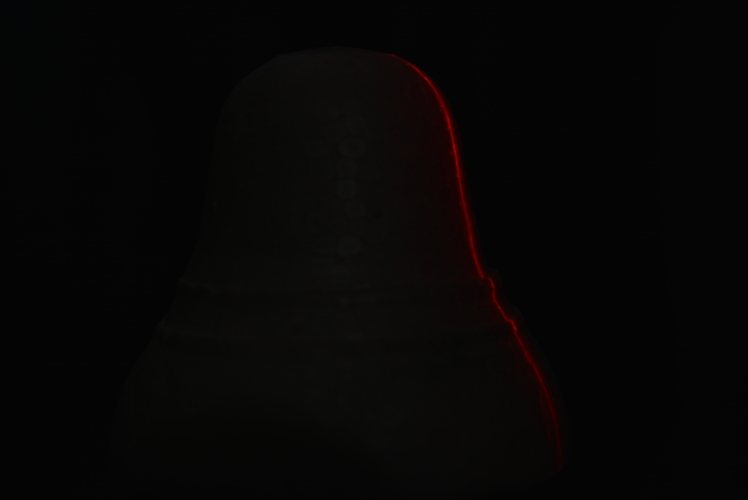
//> input picture project/campana-0.jpg, 748 x 500 px; its folder holds only this picture in this run
$ ./get_points_from_dir campana-0.jpg   (built with g++ and OpenCV 4)
//> lines starting //> are read from the running program, lines starting //| are printed output that depends on the picture; after the words box and inside, x2 and y2 are one past the last pixel; in counts of white or black regions, pixels touching at a corner belong together
//  g++ file.cpp -o m `pkg-config --cflags --libs opencv`

/*
obtiene los puntos de ua carpeta de fotos

ejecucion:
- compilar y copiar ejecutable en la carpeta de las fotos
- crear carpeta "points"
- ejecutar:
        find -name "*.jpg" -exec ./m  {} \;
---los punots se guardan en la carpeta "points"
*/
#include "opencv2/opencv.hpp"

#include <iostream>
#include <vector>
#include <fstream>
#include <math.h>
#define X first
#define Y second
#define show(X) cout<<#X<<" : "<<X<<endl;
#define PI 3.14159265
using namespace cv;
using namespace std;


typedef pair<int,int> point;
typedef vector< point > v_points;

v_points VP;

void test(string file_name){
//> called with file_name = "campana-0.jpg"
	int threshold=240;
    Mat img = imread(file_name);
//> img is the input picture: 500 rows x 748 cols, CV_8UC3; mean B, G, R 5.5, 6.1, 7.2
    //imshow("img", img);//imagen original
    //para mejoras aplicar filtros como blur gaus ... para eliminar ruido
    //1)imagen a griz
	Mat img_gray;
    cvtColor( img, img_gray, CV_BGR2GRAY );
    //imshow("gris", img_gray);
    //2) extraer contornos
    Mat contornos;
    Canny(img_gray, contornos, threshold, threshold*2, 5, true);
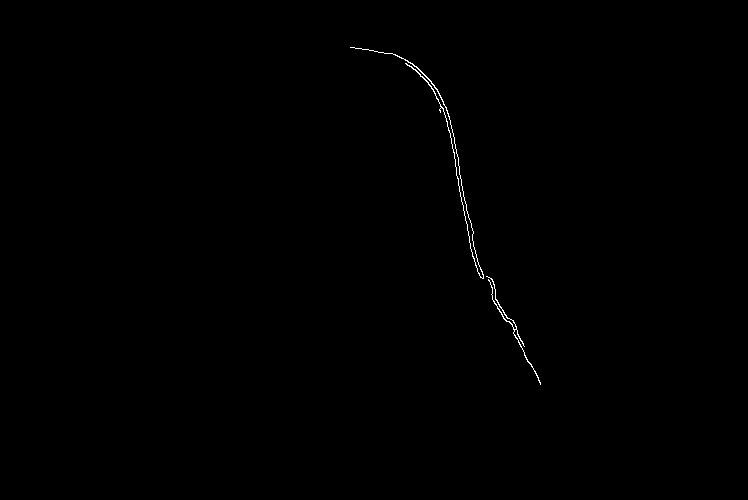
//> contornos: 500 rows x 748 cols, CV_8UC1; 0.22% white in thin lines or dots, all inside (x1, y1, x2, y2) = (350, 47, 541, 385)
    //imshow("contornos", contornos);

    //3) obtener puntos de los contornos
    vector<vector<Point> > p_contornos;
    //findContours( contours, found_contours, hierarchy, CV_RETR_EXTERNAL, CV_CHAIN_APPROX_SIMPLE, Point(0, 0) );
    findContours(contornos, p_contornos, RETR_LIST,CV_CHAIN_APPROX_NONE); //CV_CHAIN_APPROX_SIMPLE);
//> p_contornos = 2 contours; box (x1, y1, x2, y2) and area: (350, 47, 484, 279) 87, (486, 276, 541, 385) 64

    //guardar puntos en un vector de puntos (VP)
    for (int i = 0; i < p_contornos.size(); ++i){
    	for (int j = 0; j < p_contornos[i].size(); ++j){
    		int xx= p_contornos[i][j].x;
    		int yy= p_contornos[i][j].y;
    		VP.push_back( point(xx,yy) );//y:filas x:columnas
    	}
    }
//> this loop made 2 passes
//> after the loop, VP = 1373 pairs, first 12: [486, 276], [487, 276], [488, 277], [489, 277], [490, 278], [491, 279], [492, 280], [492, 281], [493, 282], [493, 283], [493, 284], [494, 285]
    if( waitKey(1e2) == 27){ cout<<"OK"<<endl; }
}

// escribir puntos blancos en fichero
void print_poits(string name_only){
//> called with name_only = "campana-0"
	int num_points=VP.size();
//> num_points = 1373
	show(num_points);
	ofstream myfile;
	myfile.open("points/"+name_only+".txt");
	for (int i = 0; i < VP.size(); ++i){
		myfile <<VP[i].X <<" "<<480-VP[i].Y<<" "<< 0 <<'\n';
	}
	myfile.close();
}


int main(int argc, char** argv){
    string n_file;
    n_file = argv[1];//campana-0.jpg
    int l = n_file.size();
    string name_only = n_file.substr(0,l-4);
    show(n_file);
    test(n_file);
    print_poits(name_only);
	return 0;
}

//cout<<VP[i].X<<" "<<VP[i].Y<<endl;
//float r = 102.0 ;
//float an = ((VP[i].X*360)/480)*PI/180;
//myfile <<r*cos(an) <<" "<<VP[i].Y<<" "<< r*sin(an) <<'\n';


/*
https://askubuntu.com/questions/856460/use-a-digital-camera-canon-as-webcam

*/
